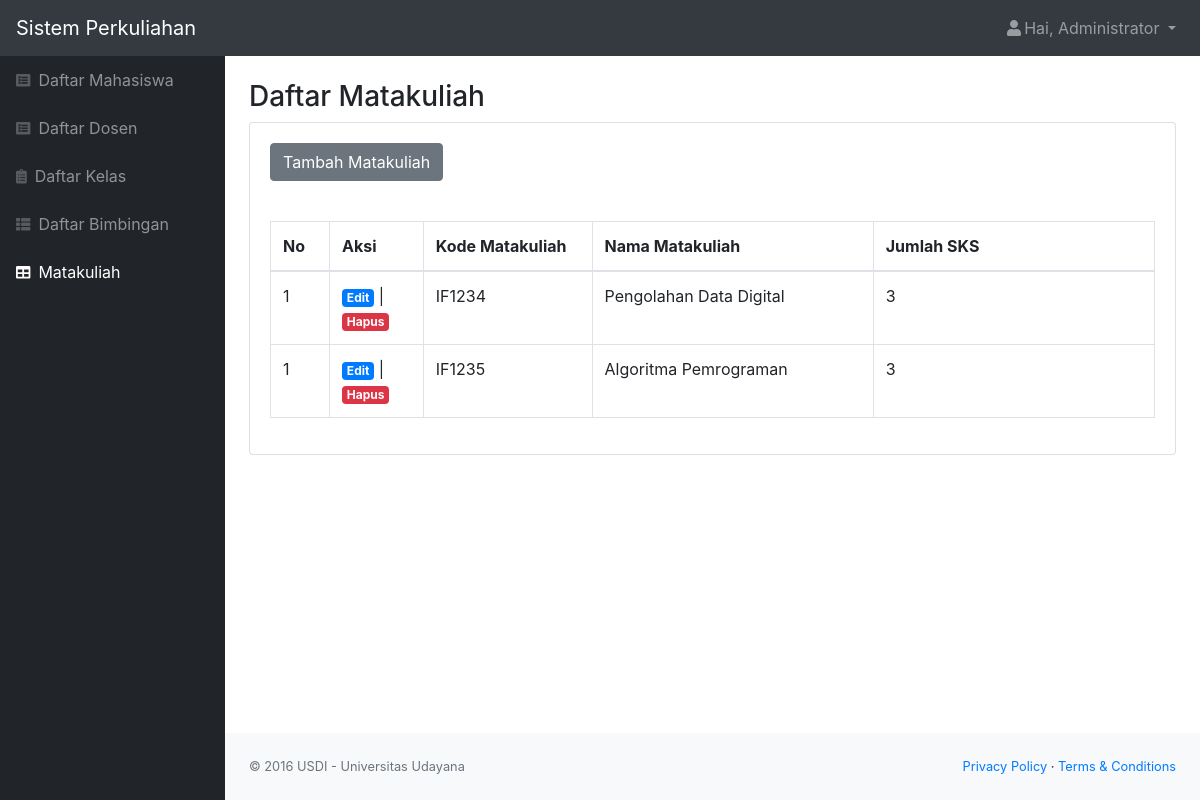
The page /matakuliah.php (signed in) on the database its author committed.
### tables this page shows
CREATE TABLE `matakuliah` (
  `id_mk` int(11) NOT NULL,
  `kode_mk` char(6) NOT NULL,
  `matakuliah` varchar(100) NOT NULL,
  `sks` int(11) NOT NULL
);

### matakuliah.php (the view, shortened to what this page needs)
<?php
include "function.php";
$queryMatakuliah = mysqli_query($koneksi, "SELECT * FROM matakuliah");
$nama = $_SESSION['nama'];
$role = $_SESSION['role'];
?>
<!DOCTYPE html>
<html lang="en">
<head>
    <link href="css/styles.css" rel="stylesheet" />
    <link href="https://cdn.datatables.net/1.10.20/css/dataTables.bootstrap4.min.css" rel="stylesheet" />
</head>
<body class="sb-nav-fixed">
    <nav class="sb-topnav navbar navbar-expand navbar-dark bg-dark">
        <a class="navbar-brand" href="index.php">Sistem Perkuliahan</a>
        <ul class="navbar-nav ml-auto">
            <li class="nav-item dropdown">
                <a class="nav-link dropdown-toggle" id="userDropdown" href="#" role="button" data-toggle="dropdown" aria-haspopup="true" aria-expanded="false"><i class="fas fa-user fa-fw"></i>Hai, <?= $nama; ?> </a>
            </li>
        </ul>
    </nav>
    <div id="layoutSidenav">
        <div id="layoutSidenav_nav">
            <nav class="sb-sidenav accordion sb-sidenav-dark" id="sidenavAccordion">
                <div class="sb-sidenav-menu">
                    <div class="nav">
                        <a class="nav-link" href="mahasiswa.php">
                            <div class="sb-nav-link-icon"><i class="fas fa-list-alt"></i></div>
                            Daftar Mahasiswa
                        </a>
                        <a class="nav-link" href="dosen.php">
                            <div class="sb-nav-link-icon"><i class="fas fa-list-alt"></i></div>
                            Daftar Dosen
                        </a>
                        <a class="nav-link" href="kelas.php">
                            <div class="sb-nav-link-icon"><i class="fas fa-clipboard-list"></i></div>
                            Daftar Kelas
                        </a>
                        <a class="nav-link" href="bimbingan.php">
                            <div class="sb-nav-link-icon"><i class="fas fa-th-list"></i></div>
                            Daftar Bimbingan
                        </a>
                        <?php if ($role == "0") { ?>
                            <a class="nav-link active" href="matakuliah.php">
                                <div class="sb-nav-link-icon"><i class="fas fa-table"></i></div>
                                Matakuliah
                            </a>
                        <?php } ?>
                    </div>
                </div>
            </nav>
        </div>
        <div id="layoutSidenav_content">
            <main>
                <div class="container-fluid">
                    <h3 class="mt-4">Daftar Matakuliah</h3>
                    <div class="card mb-4">
                        <?php if ($role == "0") { ?>
                            <div class="card-body">
                                <div class="tambah">
                                    <a href="tambah_matkul.php" class="btn btn-secondary">Tambah Matakuliah</a>
                                </div>
                            </div>
                        <?php } ?>
                        <div class="card-body">
                            <div class="table-responsive">
                                <table class="table table-bordered" id="dataTable" width="100%" cellspacing="0">
                                    <thead>
                                        <tr>
                                            <th class="col-sm-1" style="width: 5%;">No</th>
                                            <?php if ($role == "0") { ?>
                                                <th class="col-sm-1" style="width: 10%;">Aksi</th>
                                            <?php } ?>
                                            <th class="col-sm-2" style="width: 15%;">Kode Matakuliah</th>
                                            <th class="col-sm-3" style="width: 50%;">Nama Matakuliah</th>
                                            <th class="col-sm-3">Jumlah SKS</th>
                                        </tr>
                                    </thead>
                                    <?php while ($data = mysqli_fetch_assoc($queryMatakuliah)) { ?>
                                        <?php $i = 1; ?>
                                        <tr>
                                            <td><?= $i; ?></td>
                                            <?php if ($role == "0") { ?>
                                                <td><a href="" class="badge badge-primary ">Edit</a> | <a href="function.php?act=hapusMatkul&id_mk=<?= $data['id_mk']; ?>" onclick="return confirm('Yakin ingin menghapus?');" class="badge badge-danger ">Hapus</a></td>
                                            <?php } ?>
                                            <td><?= $data['kode_mk']; ?></td>
                                            <td><?= $data['matakuliah']; ?></td>
                                            <td><?= $data['sks']; ?></td>
                                        </tr>
                                    <?php } ?>
                                </table>
                            </div>
                        </div>
                    </div>
                </div>
            </main>
            <footer class="py-4 bg-light mt-auto">
                <div class="container-fluid">
                    <div class="d-flex align-items-center justify-content-between small">
                        <div class="text-muted">&copy; 2016 USDI - Universitas Udayana</div>
                        <div>
                            <a href="#">Privacy Policy</a>
                            &middot;
                            <a href="#">Terms &amp; Conditions</a>
                        </div>
                    </div>
                </div>
            </footer>
        </div>
    </div>
</body>
</html>

### rows shown on the page
matakuliah: i "1", kode_mk "IF1234", matakuliah "Pengolahan Data Digital", sks "3"
matakuliah: i "1", kode_mk "IF1235", matakuliah "Algoritma Pemrograman", sks "3"

### other values the page prints
$nama "Administrator"
